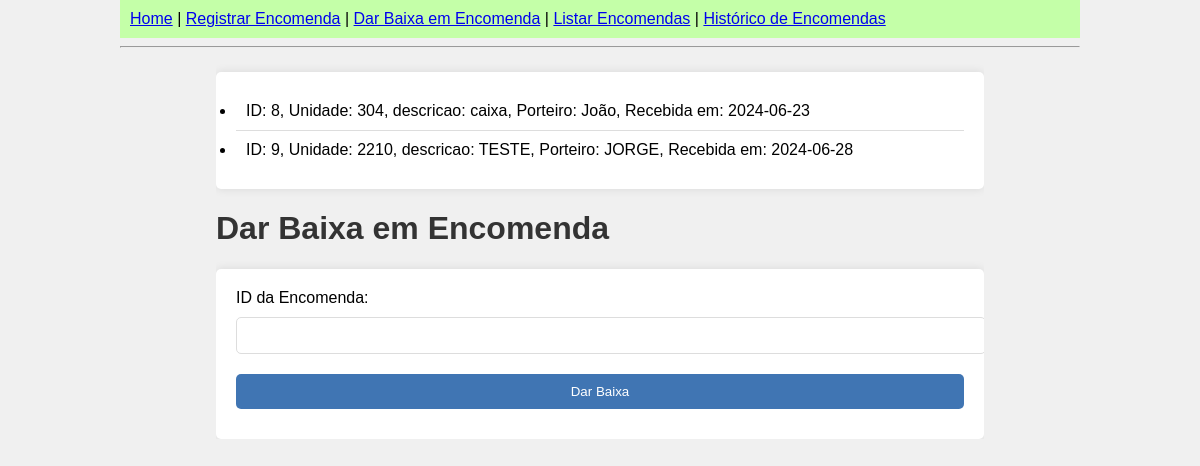
Page /dar_baixa on the committed database.
### tables this page shows
CREATE TABLE encomendas (
            id INTEGER PRIMARY KEY AUTOINCREMENT,
            unidade TEXT NOT NULL,
            descricao TEXT NOT NULL,
            porteiro TEXT NOT NULL,
            data_recebimento TEXT NOT NULL,
            data_entrega TEXT
        );

### app.py (the view, shortened to what this page needs)
@app.route('/dar_baixa', methods=['GET', 'POST'])
def dar_baixa():
    if request.method == 'GET':
        encomendas = Encomenda.listar_encomendas()
        return render_template('dar_baixa.html', encomendas=encomendas)

### database.py (called while the page is built)
def conectar():
    conn = sqlite3.connect('encomendas.db')
    return conn

### models.py (called while the page is built)
    @staticmethod
    def listar_encomendas():
        conn = conectar()
        cursor = conn.cursor()
        cursor.execute('SELECT * FROM encomendas WHERE data_entrega IS NULL')
        encomendas = cursor.fetchall()
        conn.close()
        return encomendas

### templates/dar_baixa.html
{% extends "base.html" %}
{% block content %}
<ul>
    {% for encomenda in encomendas %}
        <li>ID: {{ encomenda[0] }}, Unidade: {{ encomenda[1] }}, descricao: {{ encomenda[2] }}, Porteiro: {{ encomenda[3] }}, Recebida em: {{ encomenda[4] }}</li>
    {% endfor %}
</ul>
<h1>Dar Baixa em Encomenda</h1>
<form method="POST">
    ID da Encomenda: <input type="number" name="id_encomenda"><br>
    <input type="submit" value="Dar Baixa">
</form>
{% endblock %}

### static/styles.css (style rules this page uses)
body { font-family: Arial, sans-serif; background-color: #f0f0f0; margin: 0; padding: 0; }
.container { width: 80%; margin: auto; overflow: hidden; }
h1 { color: #333; }
form { background: #fff; padding: 20px; border-radius: 5px; box-shadow: 0 0 10px rgba(0, 0, 0, 0.1); }
form input[type="number"], form input[type="text"], form input[type="submit"] { width: 100%; padding: 10px; margin: 10px 0; border-radius: 5px; border: 1px solid #ddd; }
form input[type="submit"] { background-color: #4075b3; color: white; border: none; cursor: pointer; }
ul { background: #fff; padding: 20px; border-radius: 5px; box-shadow: 0 0 10px rgba(0, 0, 0, 0.1); }
ul li { padding: 10px; border-bottom: 1px solid #ddd; }
ul li:last-child { border-bottom: none; }

### rows in the picture
encomendas: id "8", unidade "304", descricao "caixa", porteiro "João", data_recebimento "2024-06-23"
encomendas: id "9", unidade "2210", descricao "TESTE", porteiro "JORGE", data_recebimento "2024-06-28"
